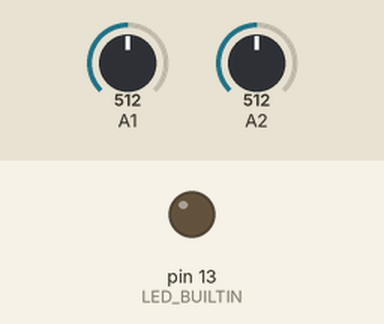
Recording of a sketch running on a simulated Arduino Uno, built with avr-gcc and run on an emulated ATmega328P. On the bench: output pins drawn as LEDs (lit = HIGH). Dashed ring = blinking. Inputs (shaded band) come from the test bench; at power-on: A1 = 512, A2 = 512.

Above: at 1.0 s.
At 2.5 s:
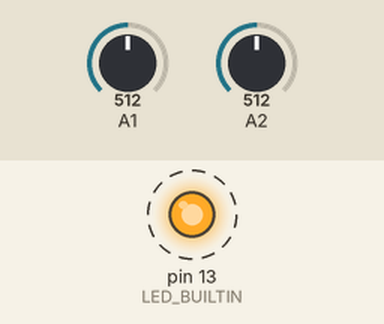
Timing chart, 0 to 4.6 s (numbered marks = the images above):
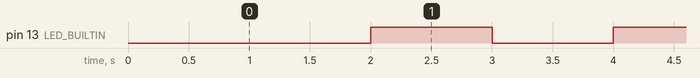

The sketch:

testesButton.ino
```cpp
int state = HIGH;
unsigned long old = 0;
unsigned short int timeout = 1000;
unsigned short int maxTimeout = 4000;
unsigned short int minTimeout = 500;
unsigned short int buttonReadTimeout = 300;
unsigned short int oldButtonTimeout = 0;


void increaseTimeout() {
  unsigned short int newTimeout = timeout + minTimeout;
  timeout = (newTimeout < maxTimeout)? newTimeout : maxTimeout;
}

void decreaseTimeout() {
  unsigned short int newTimeout = timeout - minTimeout;
  timeout = (newTimeout > minTimeout)? newTimeout : minTimeout;
}

void swapState() {
  state = state == HIGH? LOW : HIGH;
}

void setup() {
  // put your setup code here, to run once:
  pinMode(LED_BUILTIN, OUTPUT);
}

void loop() {
  // put your main code here, to run repeatedly:
  unsigned long now = millis();
  int button1 =  analogRead(A1);
  int button2 =  analogRead(A2);

  if( (button1 == HIGH) && (button2 == HIGH) && ( now >= oldButtonTimeout + buttonReadTimeout )) {
    while(1);
  }

  if (button1 == HIGH && ( now >= oldButtonTimeout + buttonReadTimeout )) {
    oldButtonTimeout = now;
    increaseTimeout();
  }
  if (button2 == HIGH && ( now >= oldButtonTimeout + buttonReadTimeout )) {
    oldButtonTimeout = now;
    decreaseTimeout();
  }
  if ( now >= old + timeout ) {
    old = now;
    swapState();
    digitalWrite(LED_BUILTIN, state);   // turn the LED on or off
  }


}
```

Measured:
- by itself, pin 13 (LED_BUILTIN): alternates HIGH for 1.0 s and LOW for 1.0 s
